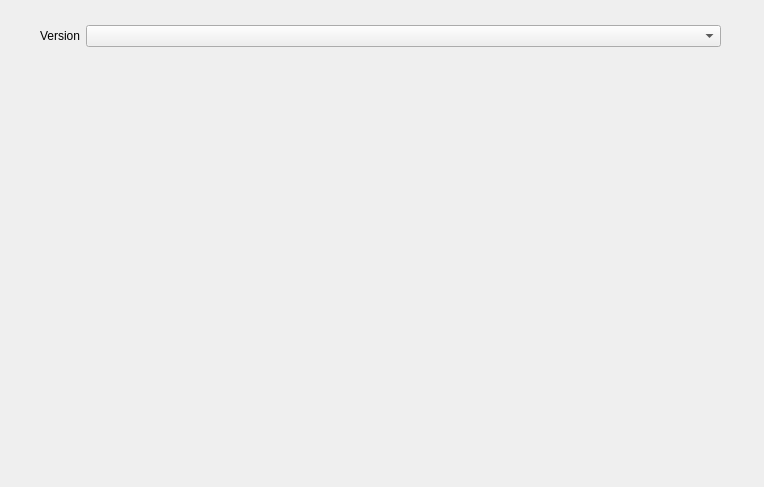
<?xml version="1.0" encoding="UTF-8"?>
<ui version="4.0">
 <class>UUIDGeneratorModuleWidget</class>
 <widget class="QWidget" name="UUIDGeneratorModuleWidget">
  <property name="geometry">
   <rect>
    <x>0</x>
    <y>0</y>
    <width>764</width>
    <height>487</height>
   </rect>
  </property>
  <property name="windowTitle">
   <string>Form</string>
  </property>
  <widget class="QWidget" name="">
   <property name="geometry">
    <rect>
     <x>40</x>
     <y>20</y>
     <width>681</width>
     <height>32</height>
    </rect>
   </property>
   <layout class="QHBoxLayout" name="horizontalLayout" stretch="0,1">
    <item>
     <widget class="QLabel" name="versionLabel">
      <property name="text">
       <string>Version</string>
      </property>
     </widget>
    </item>
    <item>
     <widget class="QComboBox" name="comboBox"/>
    </item>
   </layout>
  </widget>
 </widget>
 <resources/>
 <connections/>
</ui>
